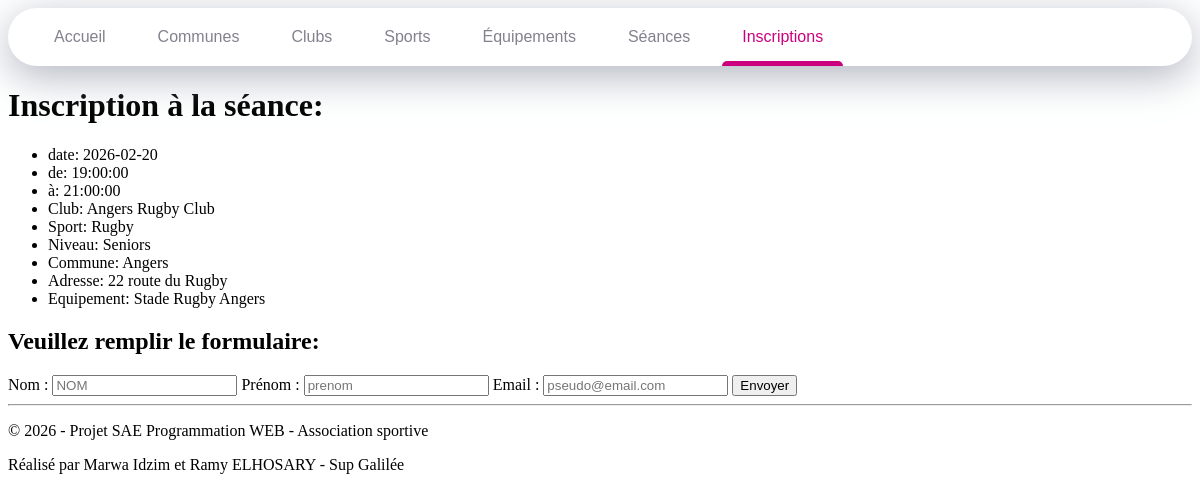
Screenshot of /ajouter_inscriptions.php?id_seance=441 with the database file from the repository.
### tables this page shows
CREATE TABLE Seances (
    id_seance BIGINT NOT NULL,
    date_seance DATE NOT NULL,
    heure_debut TIME NOT NULL,
    heure_fin TIME NOT NULL,
    niveau VARCHAR(50) NOT NULL,
    id_club BIGINT NOT NULL,
    id_equipement BIGINT NOT NULL,
    CONSTRAINT PK_Seances PRIMARY KEY (id_seance),
    CONSTRAINT FK_Seances_Clubs FOREIGN KEY (id_club) REFERENCES Clubs(id_club) ON DELETE CASCADE,
    CONSTRAINT FK_Seances_Equipements FOREIGN KEY (id_equipement) REFERENCES Equipements(id_equipement) ON DELETE CASCADE
);

CREATE TABLE Clubs (
    id_club BIGINT NOT NULL,
    nom VARCHAR(80) NOT NULL,
    id_commune BIGINT NOT NULL,
    id_sport BIGINT NOT NULL,
    CONSTRAINT PK_Clubs PRIMARY KEY (id_club),
    CONSTRAINT FK_Clubs_Communes FOREIGN KEY (id_commune) REFERENCES Communes(id_commune) ON DELETE CASCADE,
    CONSTRAINT FK_Clubs_Sports FOREIGN KEY (id_sport) REFERENCES Sports(id_sport) ON DELETE CASCADE
);

CREATE TABLE Sports (
    id_sport BIGINT NOT NULL,
    nom VARCHAR(50) NOT NULL,
    Federation VARCHAR(50) NOT NULL,
    CONSTRAINT PK_Sports PRIMARY KEY (id_sport)
);

CREATE TABLE Communes (
    id_commune BIGINT NOT NULL,
    nom VARCHAR(50) NOT NULL,
    CodePostal INT NOT NULL,
    Departement INT NOT NULL,
    Region VARCHAR(80) NOT NULL,
    CONSTRAINT PK_Communes PRIMARY KEY (id_commune)
);

CREATE TABLE Details_Club (
    id_detail BIGINT NOT NULL,
    adresse VARCHAR(100) NOT NULL,
    site_web VARCHAR(100),
    email VARCHAR(100),
    num_tel VARCHAR(20),
    desc_club TEXT,
    id_club BIGINT NOT NULL,
    CONSTRAINT PK_Details_Club PRIMARY KEY (id_detail),
    CONSTRAINT UQ_Details_Club UNIQUE (id_club),
    CONSTRAINT FK_Details_Club_Clubs FOREIGN KEY (id_club) REFERENCES Clubs(id_club) ON DELETE CASCADE
);

CREATE TABLE Equipements (
    id_equipement BIGINT NOT NULL,
    nom VARCHAR(80) NOT NULL,
    type_equip VARCHAR(50) NOT NULL,
    adresse VARCHAR(100) NOT NULL,
    id_commune BIGINT NOT NULL,
    CONSTRAINT PK_Equipements PRIMARY KEY (id_equipement),
    CONSTRAINT FK_Equipements_Communes FOREIGN KEY (id_commune) REFERENCES Communes(id_commune) ON DELETE CASCADE
);

### public/ajouter_inscriptions.php (the view, shortened to what this page needs)
<?php
require "../config/db.php";
$idSeance = $_GET["id_seance"] ?? null;
$sql = "SELECT
            s.id_seance,
            s.date_seance,
            s.heure_debut,
            s.heure_fin,
            s.niveau,
            co.nom AS commune,
            cl.nom AS club,
            e.nom AS equipement,
            sp.nom AS sport,
            d.adresse AS adresse
        FROM Seances s, Communes co, Clubs cl, Sports sp, Equipements e, Details_club d
        WHERE s.id_seance= '$idSeance'
        AND s.id_club=cl.id_club
        AND d.id_club=s.id_club
        AND s.id_equipement=e.id_equipement
        AND cl.id_sport=sp.id_sport
        AND cl.id_commune=co.id_commune
        ";
$stmt = $pdo->query($sql);
$info_seance = $stmt->fetch(PDO::FETCH_ASSOC);
?>
<!DOCTYPE html>
<html lang="fr">
<head>
    <link rel="stylesheet" href="../assets/css/style.css">
</head>
<body>
    <nav>
        <a href="index.php" class="nav-item" data-active-color="#cc0000" data-target="Accueil">Accueil</a>
        <a href="communes.php" class="nav-item" data-active-color="#cc7700" data-target="Communes">Communes</a>
        <a href="clubs.php" class="nav-item" data-active-color="#ccc900" data-target="Clubs">Clubs</a>
        <a href="sports.php" class="nav-item" data-active-color="#00cca3" data-target="Sports">Sports</a>
        <a href="equipements.php" class="nav-item" data-active-color="#0022cc" data-target="Equipements">Équipements</a>
        <a href="seances.php" class="nav-item" data-active-color="#c200cc" data-target="Seances">Séances</a>
        <a href="inscriptions.php" class="nav-item is-active" data-active-color="#cc007e" data-target="Inscriptions">Inscriptions</a>
        <span class="nav-indicator"></span>
    </nav>
    <h1>Inscription à la séance:</h1>
    <ul>
        <li> date: <?=htmlspecialchars($info_seance['date_seance'])?> </li>
        <li> de: <?=htmlspecialchars($info_seance['heure_debut'])?></li>
        <li> à: <?=htmlspecialchars($info_seance['heure_fin'])?></li>
        <li> Club: <?=htmlspecialchars($info_seance['club'])?></li>
        <li> Sport: <?=htmlspecialchars($info_seance['sport'])?></li>
        <li> Niveau: <?=htmlspecialchars($info_seance['niveau'])?></li>
        <li> Commune: <?=htmlspecialchars($info_seance['commune'])?></li>
        <li> Adresse: <?=htmlspecialchars($info_seance['adresse'])?></li>
        <li> Equipement: <?=htmlspecialchars($info_seance['equipement'])?></li>
    </ul>
    <h2>Veuillez remplir le formulaire:</h2>
    <form id="formulaire" method="post">
        <label for="nom">Nom :</label>
        <input type="text" id="nom" name="nom" placeholder="NOM" required>
        <label for="prenom">Prénom :</label>
        <input type="text" id="prenom" name="prenom" placeholder="prenom" required>
        <label for="email">Email :</label>
        <input type="email" id="email" name="email" placeholder="pseudo@email.com" required>
        <button type="submit" data-id-seance-inscr="<?=$info_seance['id_seance']?>">Envoyer</button>
    </form>
</body>
<footer class="footer">
    <hr>
    <p>© 2026 - Projet SAE Programmation WEB - Association sportive</p>
    <p>Réalisé par Marwa Idzim et Ramy ELHOSARY - Sup Galilée</p>
</footer>
</html>

### assets/css/style.css (style rules this page uses)
* { box-sizing: border-box; text-decoration: none; }
nav { background-color: #fff; padding: 0 20px; border-radius: 40px; box-shadow: 0 10px 40px rgba(159, 162, 177, .8); display: flex; overflow: hidden; overflow-x: auto; position: relative; }
.nav-item { color: #83818c; font-family: arial, sans-serif; padding: 20px; margin: 0 6px; position: relative; }
.nav-item:before { content: ""; position: absolute; bottom: -6px; background-color: #dfe2ea; height: 5px; width: 100%; border-radius: 8px 8px 0 0; left: 0; transition: .3s; }
.nav-indicator { position: absolute; left: 0; bottom: 0; height: 5px; transition: .4s; border-radius: 8px 8px 0 0; }

### rows the page displays
seances: date_seance "2026-02-20", heure_debut "19:00:00", heure_fin "21:00:00", id_club.nom "Angers Rugby Club", sports.nom "Rugby", niveau "Seniors", communes.nom "Angers", details_club.adresse "22 route du Rugby", id_equipement.nom "Stade Rugby Angers"
